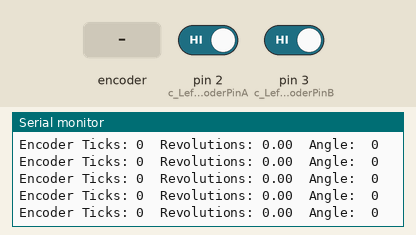
Recording of a sketch running on a simulated Arduino Uno, built with avr-gcc and run on an emulated ATmega328P. On the bench: the last lines printed to the serial monitor. The inputs (shaded band) are chosen by the test bench; at power-on: pin 3 (c_LeftEncoderPinB) HIGH, pin 2 (c_LeftEncoderPinA) HIGH.

Above: at 1.2 s.
1.3 s: rotary encoder on pin 2 (c_LeftEncoderPinA) / pin 1 (c_LeftEncoderInterruptB) turned 1 step (first pin leading)
At 1.43 s:
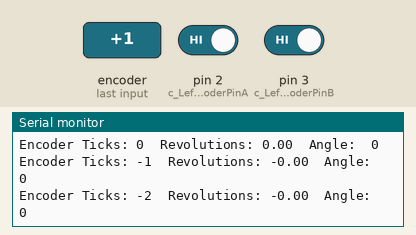
4.5 s: pin 3 (c_LeftEncoderPinB) driven LOW
At 4.59 s:
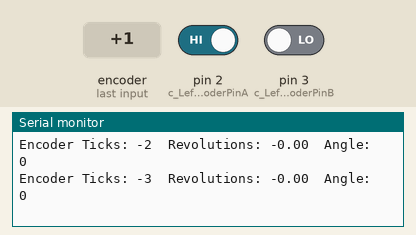
7.5 s: rotary encoder on pin 2 (c_LeftEncoderPinA) / pin 1 (c_LeftEncoderInterruptB) turned 1 step (first pin leading)
At 7.6 s:
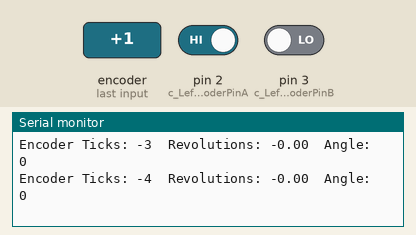
Timing chart, 0 to 10.5 s (numbered marks = the images above; inputs shaded):
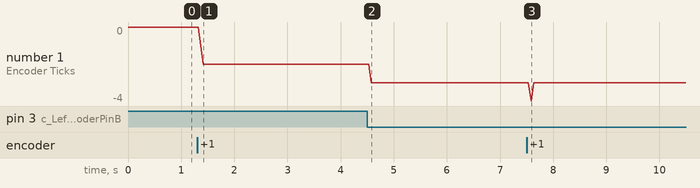

Measured:
- after the input at 1.3 s, the serial monitor: prints a new line after 0.07 s (image 1)
- after the input at 4.5 s, the serial monitor: prints a new line after 0.08 s (image 2)
- after the input at 7.5 s, the serial monitor: prints a new line after 0.09 s (image 3)
- plotted number 1: 0 → -2 after the input at 1.3 s, -2 → -3 after the input at 4.5 s

The sketch:

encodertest.ino
```cpp
#include <digitalWriteFast.h>

// It turns out that the regular digitalRead() calls are too slow and bring the arduino down when
// I use them in the interrupt routines while the motor runs at full speed.

// Quadrature encoders
// Left encoder
#define c_LeftEncoderInterruptA 0
#define c_LeftEncoderInterruptB 1
#define c_LeftEncoderPinA 2
#define c_LeftEncoderPinB 3
#define LeftEncoderIsReversed

volatile bool _LeftEncoderASet;
volatile bool _LeftEncoderBSet;
volatile bool _LeftEncoderAPrev;
volatile bool _LeftEncoderBPrev;
volatile long _LeftEncoderTicks = 0;


void setup()
{
  Serial.begin(9600);

  // Quadrature encoders
  // Left encoder
  pinMode(c_LeftEncoderPinA, INPUT);      // sets pin A as input
  digitalWrite(c_LeftEncoderPinA, LOW);  // turn on pullup resistors
  pinMode(c_LeftEncoderPinB, INPUT);      // sets pin B as input
  digitalWrite(c_LeftEncoderPinB, LOW);  // turn on pullup resistors
  attachInterrupt(c_LeftEncoderInterruptA, HandleLeftMotorInterruptA, CHANGE);
  attachInterrupt(c_LeftEncoderInterruptB, HandleLeftMotorInterruptB, CHANGE);
}

void loop()
{
  int encoderValue = encoderCalc();
  Serial.print("Encoder Ticks: ");
  Serial.print(_LeftEncoderTicks);
  Serial.print("  Revolutions: ");
  Serial.print(_LeftEncoderTicks/1856.0);//1856 Counts Per Revolution
  Serial.print("  Angle:  ");
  Serial.print(encoderValue);
  Serial.print("\n");
}


// Interrupt service routines for the left motor's quadrature encoder
void HandleLeftMotorInterruptA(){
  _LeftEncoderBSet = digitalReadFast(c_LeftEncoderPinB);
  _LeftEncoderASet = digitalReadFast(c_LeftEncoderPinA);

  _LeftEncoderTicks+=ParseEncoder();

  _LeftEncoderAPrev = _LeftEncoderASet;
  _LeftEncoderBPrev = _LeftEncoderBSet;
}

// Interrupt service routines for the right motor's quadrature encoder
void HandleLeftMotorInterruptB(){
  // Test transition;
  _LeftEncoderBSet = digitalReadFast(c_LeftEncoderPinB);
  _LeftEncoderASet = digitalReadFast(c_LeftEncoderPinA);

  _LeftEncoderTicks+=ParseEncoder();

  _LeftEncoderAPrev = _LeftEncoderASet;
  _LeftEncoderBPrev = _LeftEncoderBSet;
}

int ParseEncoder(){
  if(_LeftEncoderAPrev && _LeftEncoderBPrev){
    if(!_LeftEncoderASet && _LeftEncoderBSet) return 1;
    if(_LeftEncoderASet && !_LeftEncoderBSet) return -1;
  }else if(!_LeftEncoderAPrev && _LeftEncoderBPrev){
    if(!_LeftEncoderASet && !_LeftEncoderBSet) return 1;
    if(_LeftEncoderASet && _LeftEncoderBSet) return -1;
  }else if(!_LeftEncoderAPrev && !_LeftEncoderBPrev){
    if(_LeftEncoderASet && !_LeftEncoderBSet) return 1;
    if(!_LeftEncoderASet && _LeftEncoderBSet) return -1;
  }else if(_LeftEncoderAPrev && !_LeftEncoderBPrev){
    if(_LeftEncoderASet && _LeftEncoderBSet) return 1;
    if(!_LeftEncoderASet && !_LeftEncoderBSet) return -1;
  }
}

int encoderCalc() {
  int i;
  i = _LeftEncoderTicks * (360/1856.0);
  i = i / (35/7.5);   //adjust for ratio between drive wheel and lazy susan
  return i;
}
```
